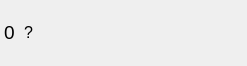
<?xml version="1.0" encoding="UTF-8"?>
<ui version="4.0">
 <class>Form</class>
 <widget class="QWidget" name="Form">
  <property name="geometry">
   <rect>
    <x>0</x>
    <y>0</y>
    <width>247</width>
    <height>66</height>
   </rect>
  </property>
  <property name="sizePolicy">
   <sizepolicy hsizetype="Preferred" vsizetype="Maximum">
    <horstretch>0</horstretch>
    <verstretch>0</verstretch>
   </sizepolicy>
  </property>
  <property name="minimumSize">
   <size>
    <width>0</width>
    <height>66</height>
   </size>
  </property>
  <property name="windowTitle">
   <string>Form</string>
  </property>
  <layout class="QVBoxLayout" name="verticalLayout">
   <property name="spacing">
    <number>9</number>
   </property>
   <property name="leftMargin">
    <number>4</number>
   </property>
   <property name="topMargin">
    <number>2</number>
   </property>
   <property name="rightMargin">
    <number>4</number>
   </property>
   <property name="bottomMargin">
    <number>2</number>
   </property>
   <item>
    <layout class="QHBoxLayout" name="money_layout">
     <item>
      <widget class="QLabel" name="money_label">
       <property name="sizePolicy">
        <sizepolicy hsizetype="Maximum" vsizetype="Maximum">
         <horstretch>0</horstretch>
         <verstretch>0</verstretch>
        </sizepolicy>
       </property>
       <property name="font">
        <font>
         <family>Nirmala UI</family>
         <pointsize>14</pointsize>
        </font>
       </property>
       <property name="text">
        <string>0</string>
       </property>
      </widget>
     </item>
     <item>
      <widget class="QLabel" name="currency_label">
       <property name="sizePolicy">
        <sizepolicy hsizetype="Preferred" vsizetype="Maximum">
         <horstretch>0</horstretch>
         <verstretch>0</verstretch>
        </sizepolicy>
       </property>
       <property name="font">
        <font>
         <family>Microsoft YaHei UI</family>
         <pointsize>12</pointsize>
         <weight>50</weight>
         <bold>false</bold>
        </font>
       </property>
       <property name="text">
        <string>?</string>
       </property>
      </widget>
     </item>
    </layout>
   </item>
   <item>
    <layout class="QHBoxLayout" name="horizontalLayout">
     <item>
      <layout class="QHBoxLayout" name="tags_layout"/>
     </item>
     <item>
      <spacer name="horizontalSpacer">
       <property name="orientation">
        <enum>Qt::Horizontal</enum>
       </property>
       <property name="sizeHint" stdset="0">
        <size>
         <width>0</width>
         <height>0</height>
        </size>
       </property>
      </spacer>
     </item>
    </layout>
   </item>
  </layout>
 </widget>
 <resources/>
 <connections/>
</ui>
